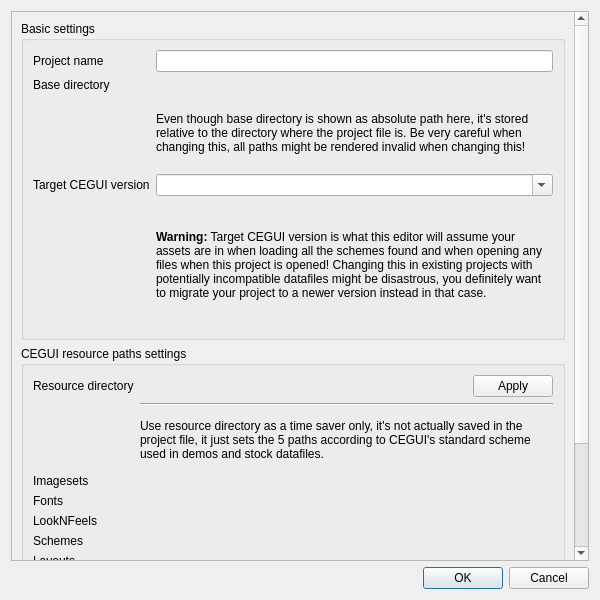
<?xml version="1.0" encoding="UTF-8"?>
<ui version="4.0">
 <class>ProjectSettingsDialog</class>
 <widget class="QDialog" name="ProjectSettingsDialog">
  <property name="geometry">
   <rect>
    <x>0</x>
    <y>0</y>
    <width>600</width>
    <height>600</height>
   </rect>
  </property>
  <property name="windowTitle">
   <string>Project settings</string>
  </property>
  <layout class="QVBoxLayout" name="verticalLayout_2">
   <item>
    <widget class="QScrollArea" name="scrollArea">
     <property name="widgetResizable">
      <bool>true</bool>
     </property>
     <widget class="QWidget" name="scrollAreaWidgetContents_2">
      <property name="geometry">
       <rect>
        <x>0</x>
        <y>-268</y>
        <width>562</width>
        <height>811</height>
       </rect>
      </property>
      <layout class="QVBoxLayout" name="verticalLayout">
       <item>
        <widget class="QGroupBox" name="basicSettings">
         <property name="title">
          <string>Basic settings</string>
         </property>
         <layout class="QFormLayout" name="formLayout">
          <property name="fieldGrowthPolicy">
           <enum>QFormLayout::AllNonFixedFieldsGrow</enum>
          </property>
          <item row="0" column="0">
           <widget class="QLabel" name="label">
            <property name="text">
             <string>Project name</string>
            </property>
            <property name="buddy">
             <cstring>projectName</cstring>
            </property>
           </widget>
          </item>
          <item row="0" column="1">
           <widget class="QLineEdit" name="projectName"/>
          </item>
          <item row="1" column="0">
           <widget class="QLabel" name="label_2">
            <property name="text">
             <string>Base directory</string>
            </property>
           </widget>
          </item>
          <item row="1" column="1">
           <widget class="FileLineEdit" name="baseDirectory" native="true"/>
          </item>
          <item row="2" column="1">
           <widget class="QLabel" name="label_10">
            <property name="sizePolicy">
             <sizepolicy hsizetype="MinimumExpanding" vsizetype="Preferred">
              <horstretch>0</horstretch>
              <verstretch>0</verstretch>
             </sizepolicy>
            </property>
            <property name="text">
             <string>Even though base directory is shown as absolute path here, it's stored relative to the directory where the project file is. Be very careful when changing this, all paths might be rendered invalid when changing this!</string>
            </property>
            <property name="wordWrap">
             <bool>true</bool>
            </property>
           </widget>
          </item>
          <item row="3" column="0">
           <widget class="QLabel" name="label_11">
            <property name="text">
             <string>Target CEGUI version</string>
            </property>
           </widget>
          </item>
          <item row="3" column="1">
           <widget class="QComboBox" name="CEGUIVersion">
            <property name="sizePolicy">
             <sizepolicy hsizetype="MinimumExpanding" vsizetype="Fixed">
              <horstretch>0</horstretch>
              <verstretch>0</verstretch>
             </sizepolicy>
            </property>
            <property name="editable">
             <bool>true</bool>
            </property>
           </widget>
          </item>
          <item row="4" column="1">
           <widget class="QLabel" name="label_13">
            <property name="sizePolicy">
             <sizepolicy hsizetype="MinimumExpanding" vsizetype="Preferred">
              <horstretch>0</horstretch>
              <verstretch>0</verstretch>
             </sizepolicy>
            </property>
            <property name="text">
             <string>&lt;!DOCTYPE HTML PUBLIC &quot;-//W3C//DTD HTML 4.0//EN&quot; &quot;http://www.w3.org/TR/REC-html40/strict.dtd&quot;&gt;
&lt;html&gt;&lt;head&gt;&lt;meta name=&quot;qrichtext&quot; content=&quot;1&quot; /&gt;&lt;style type=&quot;text/css&quot;&gt;
p, li { white-space: pre-wrap; }
&lt;/style&gt;&lt;/head&gt;&lt;body style=&quot; font-family:'Ubuntu'; font-size:9pt; font-weight:400; font-style:normal;&quot;&gt;
&lt;p style=&quot; margin-top:0px; margin-bottom:0px; margin-left:0px; margin-right:0px; -qt-block-indent:0; text-indent:0px;&quot;&gt;&lt;span style=&quot; font-weight:600;&quot;&gt;Warning:&lt;/span&gt; Target CEGUI version is what this editor will assume your assets are in when loading all the schemes found and when opening any files when this project is opened! Changing this in existing projects with potentially incompatible datafiles might be disastrous, you definitely want to migrate your project to a newer version instead in that case.&lt;/p&gt;&lt;/body&gt;&lt;/html&gt;</string>
            </property>
            <property name="wordWrap">
             <bool>true</bool>
            </property>
           </widget>
          </item>
         </layout>
        </widget>
       </item>
       <item>
        <widget class="QGroupBox" name="resourcePathSettings">
         <property name="title">
          <string>CEGUI resource paths settings</string>
         </property>
         <layout class="QFormLayout" name="formLayout_2">
          <property name="fieldGrowthPolicy">
           <enum>QFormLayout::AllNonFixedFieldsGrow</enum>
          </property>
          <item row="3" column="0">
           <widget class="QLabel" name="label_3">
            <property name="text">
             <string>Resource directory</string>
            </property>
           </widget>
          </item>
          <item row="3" column="1">
           <widget class="QWidget" name="rootDirectoryContainer" native="true">
            <property name="toolTip">
             <string>Setting this automatically sets all the following paths according to CEGUI's usual scheme.</string>
            </property>
            <layout class="QHBoxLayout" name="horizontalLayout">
             <property name="spacing">
              <number>0</number>
             </property>
             <property name="margin">
              <number>0</number>
             </property>
             <item>
              <widget class="FileLineEdit" name="resourceDirectory" native="true"/>
             </item>
             <item>
              <widget class="QPushButton" name="resourceDirectoryApplyButton">
               <property name="sizePolicy">
                <sizepolicy hsizetype="Maximum" vsizetype="Fixed">
                 <horstretch>0</horstretch>
                 <verstretch>0</verstretch>
                </sizepolicy>
               </property>
               <property name="text">
                <string>Apply</string>
               </property>
              </widget>
             </item>
            </layout>
           </widget>
          </item>
          <item row="4" column="1">
           <widget class="Line" name="line_2">
            <property name="orientation">
             <enum>Qt::Horizontal</enum>
            </property>
           </widget>
          </item>
          <item row="5" column="1">
           <widget class="QLabel" name="label_9">
            <property name="text">
             <string>Use resource directory as a time saver only, it's not actually saved in the project file, it just sets the 5 paths according to CEGUI's standard scheme used in demos and stock datafiles.</string>
            </property>
            <property name="wordWrap">
             <bool>true</bool>
            </property>
           </widget>
          </item>
          <item row="6" column="0">
           <widget class="QLabel" name="label_4">
            <property name="text">
             <string>Imagesets</string>
            </property>
           </widget>
          </item>
          <item row="6" column="1">
           <widget class="FileLineEdit" name="imagesetsPath" native="true"/>
          </item>
          <item row="7" column="0">
           <widget class="QLabel" name="label_5">
            <property name="text">
             <string>Fonts</string>
            </property>
           </widget>
          </item>
          <item row="7" column="1">
           <widget class="FileLineEdit" name="fontsPath" native="true"/>
          </item>
          <item row="8" column="0">
           <widget class="QLabel" name="label_7">
            <property name="text">
             <string>LookNFeels</string>
            </property>
           </widget>
          </item>
          <item row="8" column="1">
           <widget class="FileLineEdit" name="looknfeelsPath" native="true"/>
          </item>
          <item row="9" column="0">
           <widget class="QLabel" name="label_6">
            <property name="text">
             <string>Schemes</string>
            </property>
           </widget>
          </item>
          <item row="9" column="1">
           <widget class="FileLineEdit" name="schemesPath" native="true"/>
          </item>
          <item row="10" column="0">
           <widget class="QLabel" name="label_8">
            <property name="text">
             <string>Layouts</string>
            </property>
           </widget>
          </item>
          <item row="10" column="1">
           <widget class="FileLineEdit" name="layoutsPath" native="true"/>
          </item>
          <item row="11" column="0">
           <widget class="QLabel" name="label_14">
            <property name="text">
             <string>XML Schemas</string>
            </property>
           </widget>
          </item>
          <item row="11" column="1">
           <widget class="FileLineEdit" name="xmlSchemasPath" native="true"/>
          </item>
          <item row="13" column="1">
           <widget class="Line" name="line">
            <property name="orientation">
             <enum>Qt::Horizontal</enum>
            </property>
           </widget>
          </item>
          <item row="14" column="1">
           <widget class="QLabel" name="label_12">
            <property name="sizePolicy">
             <sizepolicy hsizetype="MinimumExpanding" vsizetype="Preferred">
              <horstretch>0</horstretch>
              <verstretch>0</verstretch>
             </sizepolicy>
            </property>
            <property name="text">
             <string>Even though these paths are shown as absolute paths here, they are saved as relative paths (relative to the resource directory). This way your project may be shared with other developers, for example with a version control system.</string>
            </property>
            <property name="wordWrap">
             <bool>true</bool>
            </property>
           </widget>
          </item>
         </layout>
        </widget>
       </item>
      </layout>
     </widget>
    </widget>
   </item>
   <item>
    <widget class="QDialogButtonBox" name="buttonBox">
     <property name="orientation">
      <enum>Qt::Horizontal</enum>
     </property>
     <property name="standardButtons">
      <set>QDialogButtonBox::Cancel|QDialogButtonBox::Ok</set>
     </property>
     <property name="centerButtons">
      <bool>false</bool>
     </property>
    </widget>
   </item>
  </layout>
 </widget>
 <customwidgets>
  <customwidget>
   <class>FileLineEdit</class>
   <extends>QWidget</extends>
   <header>ceed.qtwidgets</header>
   <container>1</container>
  </customwidget>
 </customwidgets>
 <resources/>
 <connections>
  <connection>
   <sender>buttonBox</sender>
   <signal>accepted()</signal>
   <receiver>ProjectSettingsDialog</receiver>
   <slot>accept()</slot>
   <hints>
    <hint type="sourcelabel">
     <x>248</x>
     <y>254</y>
    </hint>
    <hint type="destinationlabel">
     <x>157</x>
     <y>274</y>
    </hint>
   </hints>
  </connection>
  <connection>
   <sender>buttonBox</sender>
   <signal>rejected()</signal>
   <receiver>ProjectSettingsDialog</receiver>
   <slot>reject()</slot>
   <hints>
    <hint type="sourcelabel">
     <x>316</x>
     <y>260</y>
    </hint>
    <hint type="destinationlabel">
     <x>286</x>
     <y>274</y>
    </hint>
   </hints>
  </connection>
 </connections>
</ui>
